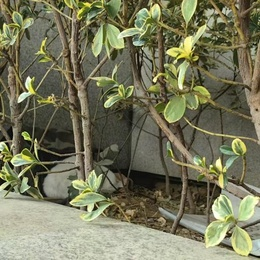
%> input picture new_STDM/10 leaf512_rgb.jpg, 260 x 260 px, shrunk from 512 x 512 before the run
$ octave main_version2_grey_test_jpeg.m   (GNU Octave 9; MATLAB toolbox functions it lacks are replaced by stand-ins)
%> lines starting %> are read from the running program, lines starting %| are printed output that depends on the picture; in (x1, y1, x2, y2) boxes, pixels count from 0 and x2, y2 are one past the last pixel; in counts of white or black regions, pixels touching at a corner belong together; the program's own positions count from 1
### new_STDM/zernike_orderlist.m
% **********************************************************************
% PQ=zernike_orderlist(ORDER)
% PQ=zernike_orderlist(ORDER, WITHNEG)
%
% Create the moment indices (oder p and repetition) satisfying the
% necessary criteria (p-|q|=even, |q|<p) up to order p=ORDER.
%
% If WITHNEG is 1, then the basis functions with negative repetition are
% included.
%
% PQ is a matrix with 2 columns (p and q).
%
% Christian Wolf, http://liris.chrs.fr/christian.wolf
%
% Permission is granted for anyone to copy, use, modify, or distribute this
% program and accompanying programs and documents for any purpose, provided
% this copyright notice is retained and prominently displayed, along with
% a note saying that the original programs are available from my web page.
%
% The programs and documents are distributed without any warranty, express
% or implied.  As the programs were written for research purposes only, they
% have not been tested to the degree that would be advisable in any
% important application.
% All use of these programs is entirely at the user's own risk.
%
% **********************************************************************

% **********************************************************************
% Change log:
% 21.12.2009 cw: -Begin
% **********************************************************************

function PQ=zernike_orderlist(ORDER, WITHNEG)

    if nargin<2     %判断函数输入的变量个数，如果小于2，说明WITHNEG没有输入，就置零
        WITHNEG=0;
        fprintf('WITHENG')
    end

    PQ=[];
    if WITHNEG
        for p=0:ORDER
            for q=-p:p
                if mod(abs(p-abs(q)),2)==0
                    PQ = [ PQ ; p q ];
                end
            end
        end
    else
        for p=0:ORDER
            for q=0:p
                if mod(abs(p-q),2)==0
                    PQ = [ PQ ; p q ];
                end
            end
        end
    end

### new_STDM/zernike_V.m
function [V,PQ]=zernike_V(img, Order)
PQ = zernike_orderlist(Order,1);    %求出阶数n以及满足对应关系的m
img = double(img);
img_size = size(img);       %图像大小
xstep = 2/(img_size(1)-1);  %x方向上步长
ystep = 2/(img_size(2)-1);  %y方向上步长
[x,y] = meshgrid(-1:xstep:1,-1:ystep:1);%以图像中心为原点，每个坐标到图像中心的距离，（规划到单位圆以内）
circle1 = sqrt(x.^2 + y.^2);      %每个坐标到图像中心的距离，（规划到单位圆以内）
inside = find(circle1<=1.0001);    %inside是一个列向量，代表该图像中位于单位圆内的点
mask = zeros(img_size);      %创建全零的mask矩阵，用来存放该图像中位于单位圆内的点
mask(inside) = ones(size(inside));  %单位圆内的坐标标记为1，否则标记为0
Z=zeros(img_size);
Z(inside)=x(inside)+1i*y(inside);
p=abs(Z);
theta=angle(Z);

V=zeros(img_size(1),img_size(2),length(PQ));
%按照公式推导，先求R，再求V，最后求A
for k=1:length(PQ)
    n=PQ(k,1);
    m=PQ(k,2);
    a=(n-abs(m))/2;b=(n+abs(m))/2;
    R=zeros(img_size);
    for s=0:a
        num=power(-1,s).*factorial(n-s)*(p.^(n-2*s));
        den=factorial(s)*factorial(b-s)*factorial(a-s);
        R=R+(num/den);
    end
    phase=m*theta;
    R(mask==0)=0;
    phase(mask==0)=0;
    V(:,:,k)=(R.*exp(1i*phase));
end

### new_STDM/zernike_A.m
function [A]=zernike_A(img, V, PQ)
img = double(img);
img_size = size(img);       %图像大小
xstep = 2/(img_size(1)-1);  %x方向上步长
ystep = 2/(img_size(2)-1);  %y方向上步长
%按照公式推导，先求R，再求V，最后求A
A=zeros(length(PQ),1);
for k=1:length(PQ)
 n=PQ(k,1);
 A(k)=((n+1)/pi*sum(sum(xstep*ystep*img.*conj(V(:,:,k)))));  %conj计算复数共扼值
end


### new_STDM/S_Gen.m
function [S_l,Sym_l,SA_l,SAl_index] = S_Gen(flag,M_D,len_skm,PQ)
    M = length(flag);
    So_l = rand(sum(flag),M_D+1);
    So_l = orth(So_l);
    So_l(:,1) = [];

    % 取M_D个低频矩个数大小的标准正交向量
    S_l = zeros(M,M_D);
    Sym_l = zeros(M,M_D);
    j = 1;
    for i = 1:M
        if flag(i) == 1
            S_l(i,:) = So_l(j,:);
            n = PQ(i,1);
            m = PQ(i,2);
            index = PQ(:,1)==n & PQ(:,2)==-m;
            flag(index) = 1;
            Sym_l(index,:) = So_l(j,:);
            j = j + 1;
        end
    end
    % clear So_l

    % 随机从M_D中取len_skm个标准正交向量的下标
    SAl_index = randperm(M_D);
    SAl_index = SAl_index(1:len_skm);
    SAl_index = sort(SAl_index);

    % 随机从M_D中取len_skm个标准正交向量
    SA_l = zeros(M,len_skm);
    for i = 1:len_skm
        SA_l(:,i) = S_l(:,SAl_index(i));
    end
end

### new_STDM/Sk_Gen.m
function [sk_a,sk_w] = Sk_Gen(G,M_D,SAl_index,T1,T,L,len_skm,R)
%     sk_a = zeros(2*M_D*R,1);
    sk_a = zeros(M_D*R,1);
    sk_w = zeros(len_skm*R,1);
    k = 1;
    h = 1;
    for i = 1:M_D
        if i == SAl_index(k)
            source = find(G(:,h)==1);
            ind = randperm(length(source));
            for j = 1:R
                sk_a((i-1)*R+j) = source(ind(j));
                sk_w((k-1)*R+j) = source(ind(j));
            end
            if k < len_skm
                k = k + 1;
                if h < L
                    h = h + 1;
                else
                    h = ceil(rand()*L);
                end
            end
        else
            sk_a((i-1)*R+1:i*R) = randperm(T-T1, R) + T1;
        end
    end
%     for i = M_D+1:2*M_D
%         sk_a((i-1)*R+1:i*R) = randperm(T1,R);
%     end
end

### new_STDM/water_quantizer_e.m
function [em_q] = water_quantizer_e(A,SA_l,delta,Delta)
    ro = SA_l' * A;
    ro_q = Delta * round((ro+delta)/Delta) - delta;

    [~,L] = size(SA_l);
    [M,N] = size(A);
    em_q = zeros(M,N);
    for i = 1:L
        em_q = em_q + ro_q(i)*SA_l(:,i) - ro(i)*SA_l(:,i);
    end
end

### new_STDM/symmetri.m
function [w_v] = symmetri(w_v,PQ,flag)
    N = length(flag);
    for i = 1:N
        if flag(i) == 1
            n = PQ(i,1);
            m = PQ(i,2);
            index = PQ(:,1)==n & PQ(:,2)==-m;
            w_v(index) = conj(w_v(i));
        end
    end
end

### new_STDM/filter_img.m
function [result_img] = filter_img(img)

% 获取图像的尺寸
[rows, columns] = size(img);

% 创建一个副本来存储结果
result_img = img;

% 遍历每个像素点，从第2列开始，因为第1列没有左侧像素点
for row = 1:rows
    for col = 2:columns
        % 计算当前像素与左侧像素的差值
        diff = double(result_img(row, col)) - double(result_img(row, col - 1));

        % 根据差值调整当前像素值
        if diff > 240
            result_img(row, col) = 0;
        elseif diff < -240
            result_img(row, col) = 255;
        end
    end
end

end

### new_STDM/Bm_Gen1.m
function [Bm] = Bm_Gen1(T,R,sk_a,SAl_index)
    len_skm = length(SAl_index);
    Bm = zeros(len_skm,T);
    for i = 1:length(SAl_index)
        for j = 1:R
            Bm(i,sk_a((SAl_index(i)-1)*R+j)) = 1;
        end
    end
    Bm = sparse(Bm);
end

### new_STDM/detection_my1.m
function [arbitration,BER] = detection_my1(Bm,G,SA_l,w_vec,b_k, Delta, delta)
    G = sparse(G);
    GG = full(Bm * G);
    wp = SA_l' * w_vec;
    wp_q = Delta * round((wp + delta)/Delta)-delta;
    e = wp - wp_q;
    b_arb = zeros(1,length(b_k));
    for i = 1:length(b_k)
        if e(i)>=0
            b_arb(i) = 1;
        elseif e(i)<0
            b_arb(i) = 0;
        end
    end
% [11 lines of commented-out code are left out]

    s = 0;
    for i = 1:length(b_k)
        if b_arb(i) == b_k(i)
            s = s + 1;
        end
    end
    BER = (1-s/length(b_k))*100;
    if s == length(b_k)
%         fprintf("BER: %.1f%%\n",(BER)*100);
        arbitration = 1;
    else
%         fprintf("BER: %.1f%%\n",(1-s/length(b_k))*100);
        arbitration = 0;
    end
end

### new_STDM/ELUT_Gen.m
function [ ELUT ] = ELUT_Gen( sigma_E, T )


%mu_E = round(sigma_E * rand(T, 1) + sigma_E);
ELUT = round(sigma_E .* randn(T, 1));

end

### new_STDM/main_version2_grey_test_jpeg.m
clc;
clear;
% tic;
order = 31;
T_multiply = 1000;
sigma_E = 10^5;
T = 1000;
R = 3;
% M1 >= M_D > len_skm >= L
L = 30; % 水印长度
M_D = 50;  % 所有标准正交向量个数
len_skm = 40; % 要嵌入水印的标准正交向量个数
M1 = 60; % 低频zernike矩系数的个数
Delta = 18;
% [4 lines of commented-out code are left out]

T1 = floor(T/2);
T2 = T-T1;

img = imread("10 leaf512_rgb.jpg");
%> img is the input picture: size 260x260x3 uint8; mean R, G, B 119.6, 119.6, 91.6
% 若是彩色图像则转为灰度图像
if length(size(img)) == 3
    img = rgb2gray(img);
%> img: size 260x260 uint8
end
% uint8->double
img = double(img);
%> img: size 260x260 double
% 展示图像
figure;imshow(uint8(img));

%zernike正变换，得到Anm, Vnm
[V,PQ]=zernike_V(img, order);
%> in zernike_V, `mask(inside) = ones(size(inside));`:
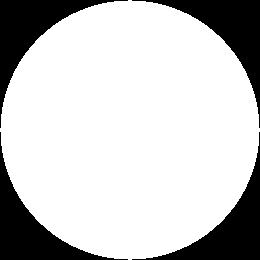
%> mask: size 260x260 double; values 0 (black) and 1 (white), 78% white; 4 black regions, box (x1, y1, x2, y2) and area: (0, 0, 128, 128) 3726, (132, 0, 260, 128) 3726, (0, 132, 128, 260) 3726, (132, 132, 260, 260) 3726
%> after the loop in zernike_V, `for k=1:length(PQ)`:
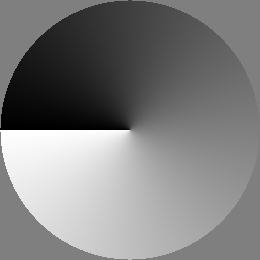
%> phase: size 260x260 double; min -97.27, max 97.27, mean 0; drawn with min black and max white
%> PQ = 528 rows, first 12: [0 0; 1 -1; 1 1; 2 -2; 2 0; 2 2; 3 -3; 3 -1; 3 1; 3 3; 4 -4; 4 -2]
[A]=zernike_A(img, V, PQ);
%> the loop in zernike_A, `for k=1:length(PQ)` made 528 passes
%> n on passes 1 to 3: 0, 1, 1
img_size = size(img);        %图像大小
%> img_size = [260 260]

% 选取低阶zernike系数嵌入水印
in = find(PQ(:,1)<31 & PQ(:,2)>0 & mod(PQ(:,2),4)~=0);
%> in = 184 values from 3 to 496
if length(in) < L
    fprintf("wrong:length(in) < water_length\n");
end

% 标记高阶和低阶系数的下标
flag = zeros(1,length(PQ));   % flag: 1×len(PQ)
flag(in(1:M1)) = 1;

% 计算除去order内像素的图像
img_else = img;
for k = 1:M1
    A_enc_complex=A(in(k));
    Ain=find(abs(A)==abs(A_enc_complex));
    img_else=img_else-(A(in(k))*V(:,:,in(k))+conj(A(in(k)))*V(:,:,Ain(1)));
end
%> this loop made 60 passes
%> Ain on passes 1 to 12: [2; 3], [4; 6], [8; 9], [7; 10], [12; 14], [18; 19], [17; 20], [16; 21], [24; 26], [22; 28], [32; 33], [31; 34]
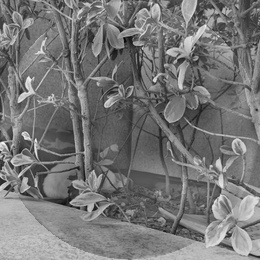
%> img_else: size 260x260 double; min -37.77, max 292.7, mean 116.4; drawn with min black and max white
figure;imshow(uint8(img_else));

A_enc_abs = abs(T_multiply*A/A(1));
%> A_enc_abs = 528 values, max 1000 at index 1, min 0.329 at index 221, mean 45.12

% 生成加密查找表
ELUT = ELUT_Gen(sigma_E,T);
G_zero = 1;
% G
while isempty(G_zero) == 0
    %G：T×L
    G = zeros(T,L);
    for i=T1+1:T
        j=randi([1,L]);
        G(i,j)=1;
    end
    sum_G =sum(G);
    G_zero = find(sum_G<R);
end

% 生成标准正交向量S
[S_l,Sym_l,SA_l,SAl_index] = S_Gen(flag,M_D,len_skm,PQ);
%> in S_Gen, `M = length(flag);`: M = 528
%> in S_Gen, `S_l = zeros(M,M_D);`: S_l: size 528x50 double; every value is 0
%> the loop in S_Gen, `for i = 1:M` made 528 passes
%> (n, m) on passes 3, 6, 9, 10, 14, 19, 20, 21, 26, 28, 33, 34: (1, 1), (2, 2), (3, 1), (3, 3), (4, 2), (5, 1), (5, 3), (5, 5), (6, 2), (6, 6), (7, 1), (7, 3)
%> after the loop in S_Gen, `for i = 1:M`: S_l: size 528x50 double; min -0.433, max 0.507, mean -1.89e-07
%> after the loop in S_Gen, `for i = 1:M`:
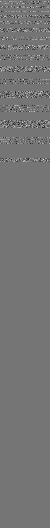
%> Sym_l: size 528x50 double; min -0.433, max 0.507, mean -1.89e-07; mean of the top-left, top-right, bottom-left and bottom-right quarters -3.93e-05, 3.85e-05, 0, 0; drawn with min black and max white
%> after the loop in S_Gen, `for i = 1:M`: flag = 528 values, max 1 at index 2, min 0 at index 1, mean 0.227; index = 528 logical values, 1 true; j = 61; m = 7; n = 17
%> in S_Gen, `SA_l = zeros(M,len_skm);`: SA_l: size 528x40 double; every value is 0
%> after the loop in S_Gen, `for i = 1:len_skm`:
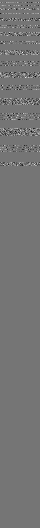
%> SA_l: size 528x40 double; min -0.433, max 0.507, mean 1.92e-05; drawn with min black and max white
%> SAl_index = 40 values from 2 to 50
% 生成密钥
[sk_a,sk_w] = Sk_Gen(G,M_D,SAl_index,T1,T,L,len_skm,R);
%> after the loop in Sk_Gen, `for i = 1:M_D`: h = 21; ind = 22 values, max 22 at index 9, min 1 at index 14, mean 11.5; k = 40; sk_a = 150 values, max 994 at index 108, min 501 at index 96, mean 751; sk_w = 120 values, max 994 at index 87, min 501 at index 78, mean 751; source = 22 values from 559 to 983

delta = round(Delta*rand(len_skm,1)) - Delta/2;
% delta = zeros(len_skm,1);
% Quantizer_0
embed_q = water_quantizer_e(A_enc_abs,SA_l,delta,Delta);
%> in water_quantizer_e, `ro = SA_l' * A;`: ro = 40 values, max 76.32 at index 14, min -60.06 at index 25, mean 5.81
%> in water_quantizer_e, `ro_q = Delta * round((ro+delta)/Delta) - delta;`: ro_q = 40 values, max 70 at index 14, min -64 at index 6, mean 5.62
%> after the loop in water_quantizer_e, `for i = 1:L`: em_q = 528 values, max 9.81 at index 163, min -12.81 at index 166, mean -0.00936
%> embed_q has the same summary as em_q in water_quantizer_e

% 图像加密
M = length(PQ);
%> M = 528

c_img = img_else;
ppad_e = zeros(M,1);
for i = 1:M
    ppad_e(i) = A_enc_abs(i)*flag(i) + embed_q(i);
end
%> after the loop, ppad_e = 528 values, max 175.6 at index 9, min -1.68 at index 28, mean 6.19
ppad_e = symmetri(ppad_e,PQ,flag);
%> in symmetri, `N = length(flag);`: N = 528
%> the loop in symmetri, `for i = 1:N` made 528 passes
%> after the loop in symmetri, `for i = 1:N`: m = 7; n = 17; w_v = 528 values, max 175.6 at index 8, min -1.68 at index 22, mean 12.37
%> ppad_e has the same summary as w_v in symmetri
pad_e = zeros(2*M_D,1);
for i = 1:M_D
    for j = 1:R
        pad_e(i) = pad_e(i) + ELUT(sk_a((i-1)*R+j));
    end
    ppad_e = ppad_e +  pad_e(i)*S_l(:,i);
end
%> after the loop, pad_e = 100 values, max 339364 at index 26, min -419251 at index 50, mean 11027.8; ppad_e = 528 values, max 329319 at index 3, min -389445.1 at index 75, mean 223.9
for i = 1:M_D
    for j = 1:R
        pad_e(i+M_D) = pad_e(i+M_D) + ELUT(sk_a((i-1)*R+j));
    end
    ppad_e = ppad_e +  pad_e(i+M_D)*Sym_l(:,i);
end
%> after the loop, pad_e = 100 values, max 339364 at index 26, min -419251 at index 50, mean 22055.7; ppad_e = 528 values, max 329319 at index 2, min -389445.1 at index 70, mean 435.5
for i = 1:M
%     c_img = c_img + (embed_q(i)+ppad_e(i))*A(i)/A_enc_abs(i)*V(:,:,i);
    c_img = c_img + ppad_e(i)*A(i)/A_enc_abs(i)*V(:,:,i);
end

% [A_w]=zernike_A(c_img, V, PQ);
% A_w_abs = abs(T_multiply*A_w/A_w(1));

xstep = 2/(img_size(1)-1);
%> xstep = 0.00772
ystep = 2/(img_size(2)-1);
%> ystep = 0.00772
[x,y] = meshgrid(-1:xstep:1,-1:ystep:1);
circle1 = sqrt(x.^2+y.^2);
inside = find(circle1<1.0001);
%> inside = 52696 values from 129 to 67472
outside = find(circle1>=1.0001);
%> outside = 14904 values from 1 to 67600
outside_len = length(outside);
%> outside_len = 14904
% 内切圆外像素加密（流密码加密）
key = rng;
text = randi([0,255],outside_len,1);
% cipher = zeros(outside_len,1);
cipher = c_img;
for i = 1:outside_len
    cipher(outside(i)) = bitxor(c_img(outside(i)),text(i));
end

cipher1 = uint8(mod(round(real(cipher)),256));
figure;imshow(cipher1);


% 设置要嵌入的水印信息
b_k = randi([0,1],L,1);
m_k = 2*b_k-1;
W =  floor(Delta/4) * (m_k);
% 生成水印查找表
WLUT = floor(Delta/(4*R)) * G * (m_k);
% 生成解密查找表
DLUT = -ELUT + WLUT;

% 图像解密
w_img = double(cipher1);
pad_d =zeros(2*M_D,1);
ppad_d = zeros(M,1);
for i = 1:M_D
    for j = 1:R
        pad_d(i) = pad_d(i) + DLUT(sk_a((i-1)*R+j));
    end
    ppad_d = ppad_d +  pad_d(i)*S_l(:,i);
end
%> after the loop, pad_d = 100 values, max 419254 at index 50, min -339363 at index 26, mean -11028; ppad_d = 528 values, max 389488.7 at index 75, min -329226.4 at index 3, mean -211.5
for i = 1:M_D
    for j = 1:R
        pad_d(i+M_D) = pad_d(i+M_D) + DLUT(sk_a((i-1)*R+j));
    end
    ppad_d = ppad_d +  pad_d(i+M_D)*Sym_l(:,i);
end
%> after the loop, pad_d = 100 values, max 419254 at index 50, min -339363 at index 26, mean -22056; ppad_d = 528 values, max 389488.7 at index 70, min -329226.4 at index 2, mean -423.1
for i = 1:M
    w_img = w_img + ppad_d(i)*A(i)/A_enc_abs(i)*V(:,:,i);
end


% 内切圆外像素解密（流密码解密）
rng(key);
text1 = randi([0,255],outside_len,1);
decryption = w_img;
for i = 1:outside_len
    decryption(outside(i)) = bitxor(w_img(outside(i)),text1(i));
end

Img_w = uint8(mod(round(real(decryption)),256));
figure;imshow(Img_w);

% 滤波
Img_w = filter_img(Img_w);
%> after the loop in filter_img, `for row = 1:rows`: result_img: size 260x260 uint8; min 0, max 255, mean 112.6
% filtered_image = Img_w;

figure;imshow(Img_w);
% peak_snr_wn = psnr(Img_w, uint8(img));
peak_snr_wn = psnr(Img_w, uint8(img));
%> peak_snr_wn = 15.1

% ------------------------------------------------- %
% 提取水印信息
% ------------------------------------------------- %
% Bm = Bm_Gen(len_skm,T,R,sk_w);
Bm = Bm_Gen1(T,R,sk_a,SAl_index);
%> in Bm_Gen1, `len_skm = length(SAl_index);`: len_skm = 40
%> in Bm_Gen1, `Bm = zeros(len_skm,T);`: Bm: size 40x1000 double; every value is 0
%> the loop in Bm_Gen1, `for i = 1:length(SAl_index)` made 40 passes
%> after the loop in Bm_Gen1, `for i = 1:length(SAl_index)`:
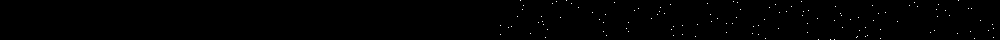
%> Bm: size 40x1000 double; values 0 (black) and 1 (white), 0.3% white in thin lines or dots, all inside (x1, y1, x2, y2) = (500, 0, 994, 40)
% G = G(T1+1:T,:);
img_w = double(Img_w);
[w_A] = zernike_A(img_w, V, PQ);
%> the loop in zernike_A (call 2), `for k=1:length(PQ)` made 528 passes
w_A_abs = abs(T_multiply*w_A/w_A(1));
%> w_A_abs = 528 values, max 1000 at index 1, min 0.255 at index 221, mean 45.12
[arbitration] = detection_my1(Bm,G,SA_l,w_A_abs,b_k, Delta, delta);
%> in detection_my1, `GG = full(Bm * G);`: GG: size 40x30 double; values 0 (black) and 3 (white), 3.3% white in thin lines or dots
%> in detection_my1, `wp = SA_l' * w_vec;`: wp = 40 values, max 67.96 at index 14, min -64.83 at index 25, mean 5.38
%> in detection_my1, `wp_q = Delta * round((wp + delta)/Delta)-delta;`: wp_q has the same summary as ro_q in water_quantizer_e
%> in detection_my1, `e = wp - wp_q;`: e = 40 values, max 3.95 at index 5, min -3.8 at index 27, mean -0.249
%> after the loop in detection_my1, `for i = 1:length(b_k)`: b_arb = 30 values, max 1 at index 1, min 0 at index 2, mean 0.467
%> after the loop in detection_my1, `for i = 1:length(b_k)`: s = 30
%> in detection_my1, `BER = (1-s/length(b_k))*100;`: BER = 0
%> arbitration = 1
if arbitration == 1
    disp("图像水印提取成功")
else
    disp("图像水印提取失败")
end

% JPEG压缩
quality = 10;
for i = 1:10
    fprintf("quality:%.1f\n",quality);
    imwrite(Img_w,'img_jpeg.jpg','quality',quality);
    img_jpeg = imread('img_jpeg.jpg');
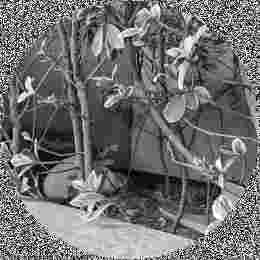
%> img_jpeg: size 260x260 uint8; min 0, max 255, mean 112.7; mean of the top-left, top-right, bottom-left and bottom-right quarters 105.9, 110.3, 121.3, 113.3
    figure;imshow(img_jpeg);
    img_jpeg = double(img_jpeg);
    [A_jpeg]=zernike_A(img_jpeg, V, PQ);
    A_jpeg_abs = abs(T_multiply*A_jpeg/A_jpeg(1));
%> A_jpeg_abs = 528 values, max 1000 at index 1, min 1.46 at index 221, mean 45.19
    [arbitration_jpeg] = detection_my1(Bm,G,SA_l,A_jpeg_abs,b_k, Delta, delta);
%> arbitration_jpeg = 0
    if arbitration_jpeg == 1
        disp("图像JPEG压缩后水印提取成功")
    else
        disp("图像JPEG压缩后水印提取失败")
    end
    quality = quality + 10;
end
